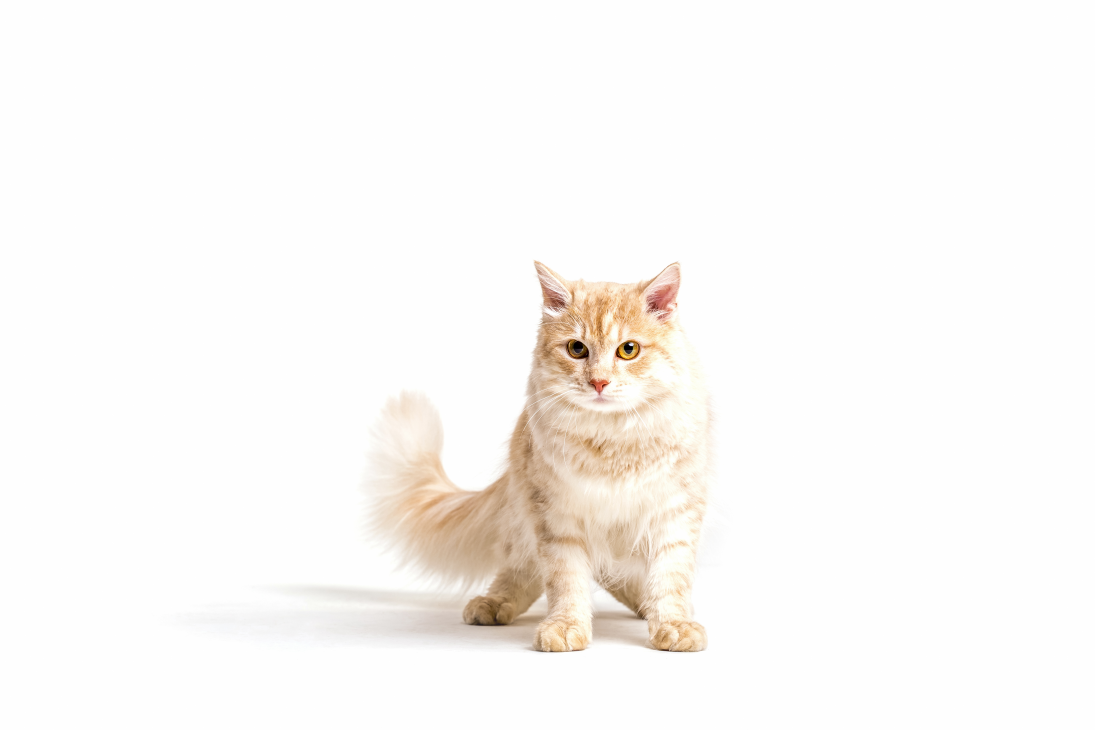
#> input picture Pixel Manipulation/input.jpg, 5472 x 3648 px (shown at 1/5 size)
$ python PixelManipulation.py
#> lines starting #> are read from the running program, lines starting #| are printed output that depends on the picture
import cv2
import numpy as np

im_file ="input.jpg"

img = cv2.imread(im_file,1)
#> img is the input picture: shape (3648, 5472, 3); mean B, G, R 245.8, 248.3, 250.7
img2 = cv2.imread(im_file,1)
# get image properties.
h, w, bpp = np.shape(img)
#> h = 3648; w = 5472; bpp = 3

#setting boundaries
w4 = int(w/4)
#> w4 = 1368
h3 = int(h/3)
#> h3 = 1216
maxh = int(h3+h3)
#> maxh = 2432
maxw = int(w4*3)
#> maxw = 4104

# iterate over the entire image and add create filled box.
for py in range(0, h):
    for px in range(0, w):
        if (px > w4 and py > h3) and (px < maxw and py < maxh):
                img[py][px][0] = 0
                img[py][px][1] = 0
                img[py][px][2] = 255
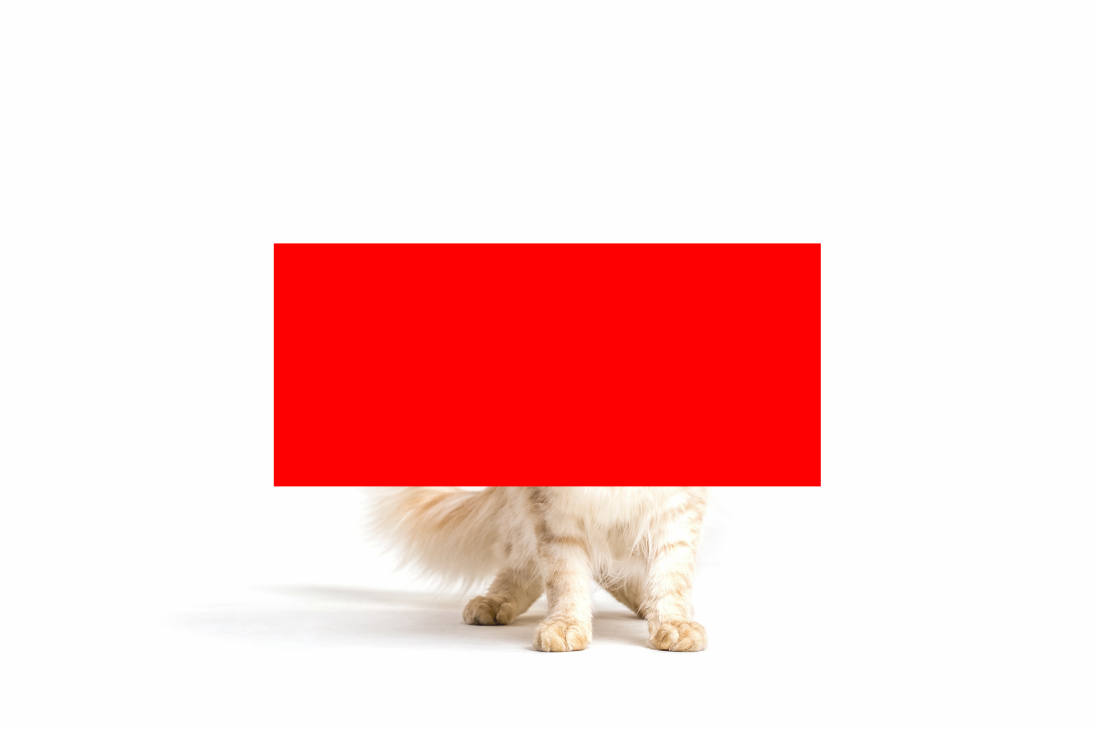
#> img: shape (3648, 5472, 3) (shown at 1/5 size); mean B, G, R 207, 208.4, 252.1

# iterate over the entire image and add bordered box.
for py in range(0, h):
    for px in range(0, w):
        if ((py >= h3 and py <= maxh)and(px>=w4 and px<=maxw)):
                if((py >= h3 and py <= (h3+10)) or (py>= (maxh-10) and py<=maxh)):
                        img2[py][px][0] = 0
                        img2[py][px][1] = 0
                        img2[py][px][2] = 255
                if(px>=w4 and px<=w4+10) or (px>=maxw-10 and px<=maxw):
                        img2[py][px][0] = 0
                        img2[py][px][1] = 0
                        img2[py][px][2] = 255

# display red channel image
img = cv2.resize(img, (960, 640))
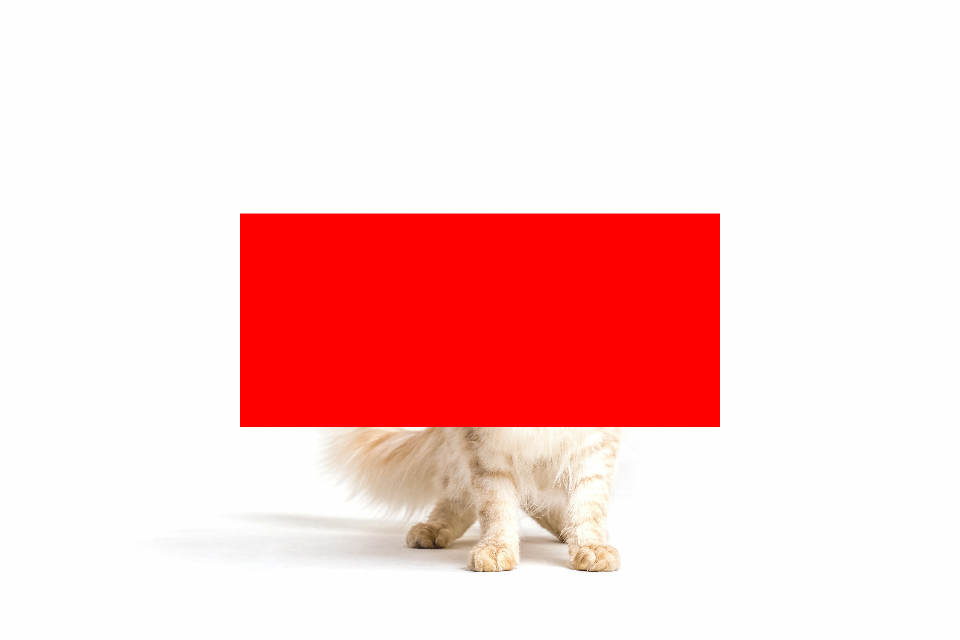
#> img: shape (640, 960, 3); mean B, G, R 206.9, 208.2, 252
img2 = cv2.resize(img2, (960, 640))
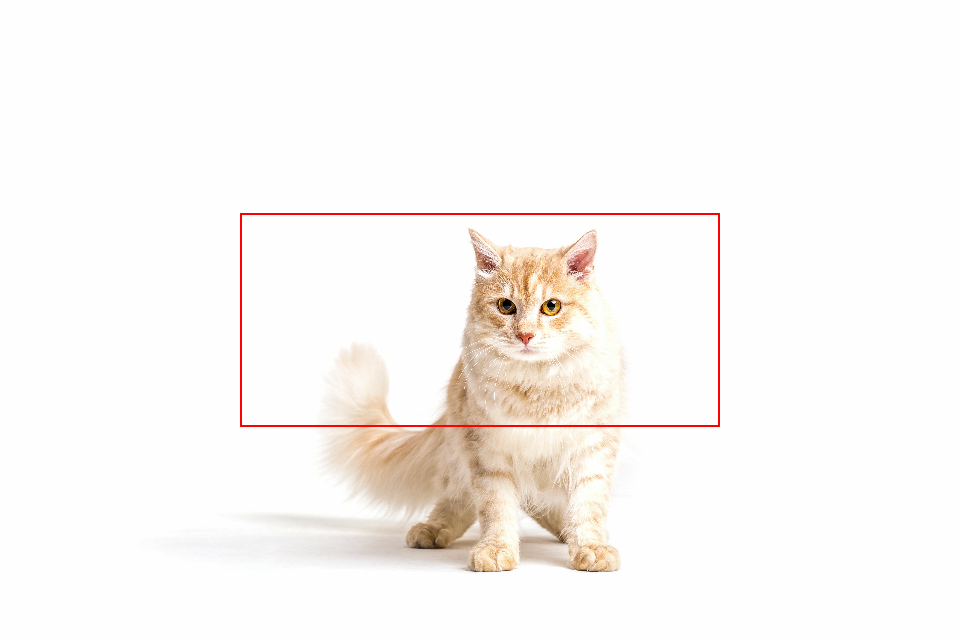
#> img2: shape (640, 960, 3); mean B, G, R 244.6, 247.1, 250.7

cv2.imwrite('output1.jpg', img2)
cv2.imwrite('output2.jpg', img)
cv2.waitKey(0)
